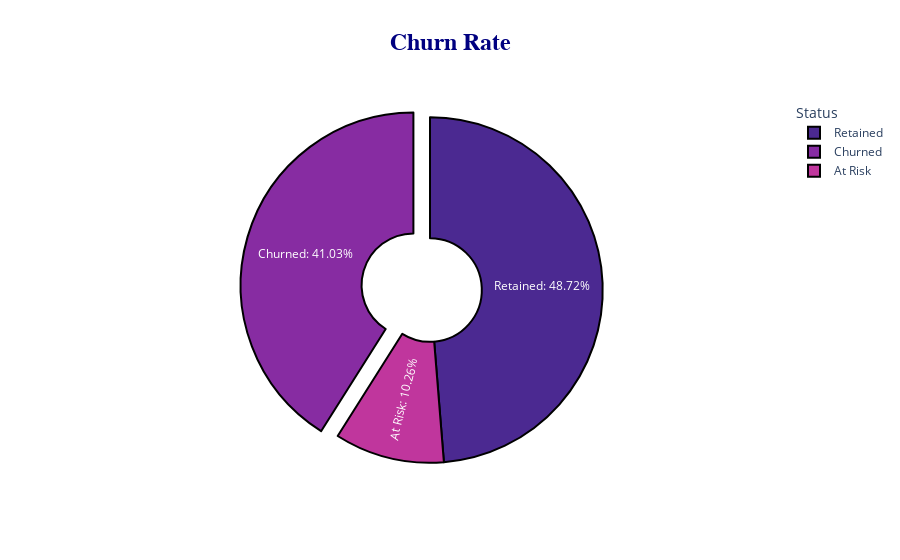

Notebook code for this chart:
### Code cell
import warnings
warnings.filterwarnings("ignore", category=FutureWarning) 

create_churn_rate_pie_chart(result)

### Figure 1 — Plotly figure (JSON) as saved in the notebook; plotly's stock layout.template omitted (floating-point values rounded to 4 significant figures)
{"data": [{"customdata": [["48.72%"], ["10.26%"], ["41.03%"]], "domain": {"x": [0, 1], "y": [0, 1]}, "hole": 0.3, "hovertemplate": "%{label}: %{percent:.2f}%", "labels": ["Retained", "At Risk", "Churned"], "legendgroup": "", "marker": {"line": {"color": "#000000", "width": 2}}, "name": "", "pull": [0, 0, 0.1], "showlegend": true, "textinfo": "percent+label", "texttemplate": "%{label}: %{customdata[0]}", "type": "pie", "values": [19, 4, 16]}], "layout": {"legend": {"title": {"text": "Status"}, "tracegroupgap": 0}, "piecolorway": ["rgb(75, 41, 145)", "rgb(135, 44, 162)", "rgb(192, 54, 157)", "rgb(234, 79, 136)", "rgb(250, 120, 118)", "rgb(246, 169, 122)", "rgb(237, 217, 163)"], "title": {"font": {"color": "navy", "family": "Arial", "size": 24}, "text": "<b>Churn Rate</b>", "x": 0.5}}}
